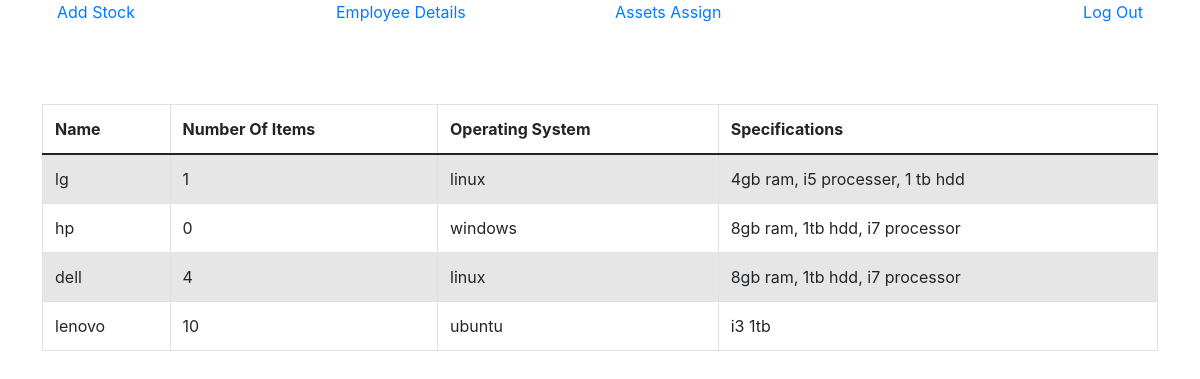
The page /stock_details/ (signed in) on the database its author committed.
### employee/models.py (models this page shows, shortened)
class Stock(models.Model):
    name = models.CharField(max_length=150)
    no_of_items = models.IntegerField()
    operating_system = models.CharField(max_length=50)
    specifications = models.CharField(max_length=500)

### employee/views.py (the view)
# urls.py: path("stock_details/", views.stock_details, name='stock_details'),
@login_required(login_url="/")
def stock_details(request):
    stock = Stock.objects.all()
    return render(request, 'employee/stock_details.html', {'stock': stock})

### employee/templates/employee/stock_details.html
{% extends './base.html' %}
{% block content %}
<div class="row">
    <a href="{% url 'employee:add_stock' %}" class="col-1 col-sm" role="button" aria-pressed="true">Add Stock</a>
    <a href="{% url 'employee:employee_details' %}" class="col-1 col-sm" role="button" aria-pressed="true">Employee Details</a>
    <a href="{% url 'employee:employee_stock_map' %}" class="col-1 col-sm" role="button" aria-pressed="true">Assets Assign</a>
    <a href="{% url 'employee:logout_user' %}" class="col-12 col-sm" role="button" aria-pressed="true" style="text-align: end;">Log Out</a>
</div>
<div class="row" style="margin-top: 40px;">
    <br>
    <table id="employee" class="table table-striped table-bordered" style="width:100%; margin-top: 40px;">
        <thead>
        <tr>
            <th>Name</th>
            <th>Number Of Items</th>
            <th>Operating System</th>
            <th>Specifications</th>
        </tr>
        </thead>
        <tbody>
        {% for stock in stock %}
        <tr>
            <td>{{stock.name}}</td>
            <td>{{stock.no_of_items}}</td>
            <td>{{stock.operating_system}}</td>
            <td>{{stock.specifications}}</td>
            <br>
        </tr>
        {% endfor %}
        </tbody>
    </table>
</div>
{% endblock %}

### employee/templates/employee/base.html (shortened to what this page needs)
<!doctype html>
<html lang="en">
<head>
    <link href="https://cdn.jsdelivr.net/npm/bootstrap@5.0.0-beta1/dist/css/bootstrap.min.css" rel="stylesheet"
>
    <link rel="stylesheet" href="https://stackpath.bootstrapcdn.com/bootstrap/4.1.3/css/bootstrap.min.css"
>
</head>
<body>
<div class="container">
    <div class="row justify-content-center">
        {% block content %}
        {% endblock %}
    </div>
</div>
</body>
</html>

### rows shown on the page
Stock: name "lg", no_of_items "1", operating_system "linux", specifications "4gb ram, i5 processer, 1 tb hdd"
Stock: name "hp", no_of_items "0", operating_system "windows", specifications "8gb ram, 1tb hdd, i7 processor"
Stock: name "dell", no_of_items "4", operating_system "linux", specifications "8gb ram, 1tb hdd, i7 processor"
Stock: name "lenovo", no_of_items "10", operating_system "ubuntu", specifications "i3 1tb"
